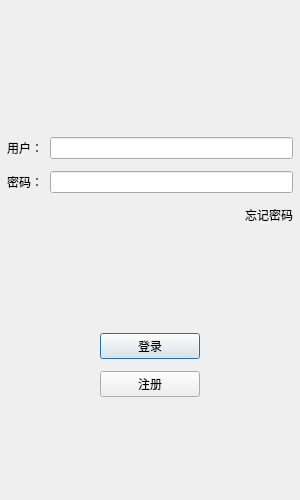
<?xml version="1.0" encoding="UTF-8"?>
<ui version="4.0">
 <class>LoginDialog</class>
 <widget class="QDialog" name="LoginDialog">
  <property name="geometry">
   <rect>
    <x>0</x>
    <y>0</y>
    <width>300</width>
    <height>500</height>
   </rect>
  </property>
  <property name="windowTitle">
   <string>Dialog</string>
  </property>
  <layout class="QVBoxLayout" name="verticalLayout_2">
   <property name="spacing">
    <number>2</number>
   </property>
   <property name="leftMargin">
    <number>2</number>
   </property>
   <property name="topMargin">
    <number>2</number>
   </property>
   <property name="rightMargin">
    <number>2</number>
   </property>
   <property name="bottomMargin">
    <number>2</number>
   </property>
   <item>
    <layout class="QVBoxLayout" name="verticalLayout">
     <item>
      <widget class="QWidget" name="widget" native="true">
       <layout class="QGridLayout" name="gridLayout">
        <item row="0" column="0">
         <widget class="QLabel" name="label">
          <property name="text">
           <string/>
          </property>
          <property name="pixmap">
           <pixmap resource="rc.qrc">:/res/ice.png</pixmap>
          </property>
          <property name="alignment">
           <set>Qt::AlignmentFlag::AlignCenter</set>
          </property>
         </widget>
        </item>
       </layout>
      </widget>
     </item>
     <item>
      <spacer name="verticalSpacer">
       <property name="orientation">
        <enum>Qt::Orientation::Vertical</enum>
       </property>
       <property name="sizeHint" stdset="0">
        <size>
         <width>20</width>
         <height>40</height>
        </size>
       </property>
      </spacer>
     </item>
     <item>
      <layout class="QHBoxLayout" name="horizontalLayout">
       <property name="spacing">
        <number>7</number>
       </property>
       <property name="leftMargin">
        <number>5</number>
       </property>
       <property name="topMargin">
        <number>5</number>
       </property>
       <property name="rightMargin">
        <number>5</number>
       </property>
       <property name="bottomMargin">
        <number>5</number>
       </property>
       <item>
        <widget class="QLabel" name="user_label">
         <property name="text">
          <string>用户：</string>
         </property>
        </widget>
       </item>
       <item>
        <widget class="QLineEdit" name="user_Edit"/>
       </item>
      </layout>
     </item>
     <item>
      <layout class="QHBoxLayout" name="horizontalLayout_2">
       <property name="spacing">
        <number>7</number>
       </property>
       <property name="leftMargin">
        <number>5</number>
       </property>
       <property name="topMargin">
        <number>5</number>
       </property>
       <property name="rightMargin">
        <number>5</number>
       </property>
       <property name="bottomMargin">
        <number>5</number>
       </property>
       <item>
        <widget class="QLabel" name="pass_label">
         <property name="text">
          <string>密码：</string>
         </property>
        </widget>
       </item>
       <item>
        <widget class="QLineEdit" name="pass_Edit"/>
       </item>
      </layout>
     </item>
     <item>
      <layout class="QHBoxLayout" name="horizontalLayout_3">
       <property name="spacing">
        <number>7</number>
       </property>
       <property name="leftMargin">
        <number>5</number>
       </property>
       <property name="topMargin">
        <number>5</number>
       </property>
       <property name="rightMargin">
        <number>5</number>
       </property>
       <property name="bottomMargin">
        <number>5</number>
       </property>
       <item>
        <spacer name="horizontalSpacer">
         <property name="orientation">
          <enum>Qt::Orientation::Horizontal</enum>
         </property>
         <property name="sizeHint" stdset="0">
          <size>
           <width>40</width>
           <height>20</height>
          </size>
         </property>
        </spacer>
       </item>
       <item>
        <widget class="QLabel" name="forget_label">
         <property name="text">
          <string>忘记密码</string>
         </property>
        </widget>
       </item>
      </layout>
     </item>
     <item>
      <spacer name="verticalSpacer_2">
       <property name="orientation">
        <enum>Qt::Orientation::Vertical</enum>
       </property>
       <property name="sizeHint" stdset="0">
        <size>
         <width>20</width>
         <height>40</height>
        </size>
       </property>
      </spacer>
     </item>
     <item>
      <layout class="QHBoxLayout" name="horizontalLayout_6">
       <property name="leftMargin">
        <number>5</number>
       </property>
       <property name="topMargin">
        <number>5</number>
       </property>
       <property name="rightMargin">
        <number>5</number>
       </property>
       <property name="bottomMargin">
        <number>5</number>
       </property>
       <item>
        <spacer name="horizontalSpacer_2">
         <property name="orientation">
          <enum>Qt::Orientation::Horizontal</enum>
         </property>
         <property name="sizeHint" stdset="0">
          <size>
           <width>40</width>
           <height>20</height>
          </size>
         </property>
        </spacer>
       </item>
       <item>
        <widget class="QPushButton" name="login_btn">
         <property name="minimumSize">
          <size>
           <width>100</width>
           <height>0</height>
          </size>
         </property>
         <property name="text">
          <string>登录</string>
         </property>
        </widget>
       </item>
       <item>
        <spacer name="horizontalSpacer_3">
         <property name="orientation">
          <enum>Qt::Orientation::Horizontal</enum>
         </property>
         <property name="sizeHint" stdset="0">
          <size>
           <width>40</width>
           <height>20</height>
          </size>
         </property>
        </spacer>
       </item>
      </layout>
     </item>
     <item>
      <layout class="QHBoxLayout" name="horizontalLayout_5">
       <property name="spacing">
        <number>7</number>
       </property>
       <property name="leftMargin">
        <number>5</number>
       </property>
       <property name="topMargin">
        <number>5</number>
       </property>
       <property name="rightMargin">
        <number>5</number>
       </property>
       <property name="bottomMargin">
        <number>5</number>
       </property>
       <item>
        <spacer name="horizontalSpacer_4">
         <property name="orientation">
          <enum>Qt::Orientation::Horizontal</enum>
         </property>
         <property name="sizeHint" stdset="0">
          <size>
           <width>40</width>
           <height>20</height>
          </size>
         </property>
        </spacer>
       </item>
       <item>
        <widget class="QPushButton" name="reg_btn">
         <property name="minimumSize">
          <size>
           <width>100</width>
           <height>0</height>
          </size>
         </property>
         <property name="text">
          <string>注册</string>
         </property>
        </widget>
       </item>
       <item>
        <spacer name="horizontalSpacer_5">
         <property name="orientation">
          <enum>Qt::Orientation::Horizontal</enum>
         </property>
         <property name="sizeHint" stdset="0">
          <size>
           <width>40</width>
           <height>20</height>
          </size>
         </property>
        </spacer>
       </item>
      </layout>
     </item>
     <item>
      <spacer name="verticalSpacer_3">
       <property name="orientation">
        <enum>Qt::Orientation::Vertical</enum>
       </property>
       <property name="sizeHint" stdset="0">
        <size>
         <width>20</width>
         <height>40</height>
        </size>
       </property>
      </spacer>
     </item>
    </layout>
   </item>
  </layout>
 </widget>
 <resources>
  <include location="rc.qrc"/>
 </resources>
 <connections/>
</ui>
